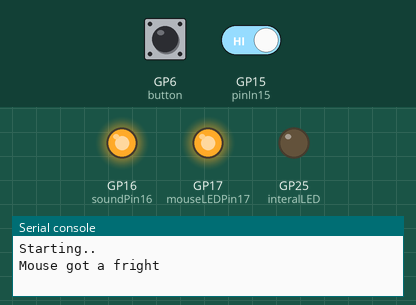
The program below on a simulated Raspberry Pi Pico running MicroPython. Parts: output pins drawn as LEDs (lit = HIGH), the last lines printed to the serial console. The test bench sets the inputs (shaded band); at power-on: GP15 (pinIn15) HIGH, GP6 (button) HIGH.

Above: at 1.7 s.
1.8 s: GP15 (pinIn15) driven LOW
At 2.5 s:
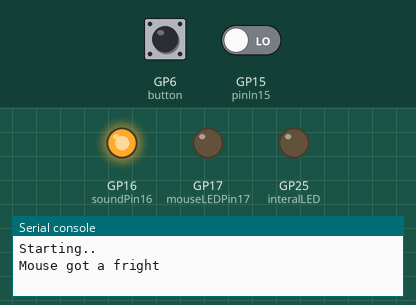
7.8 s: GP15 (pinIn15) driven HIGH
At 8.15 s:
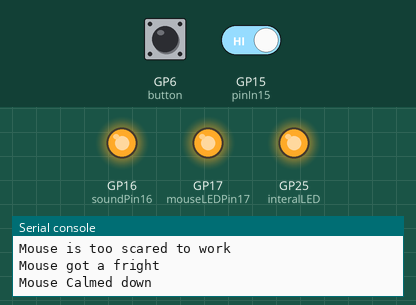
16.4 s: GP15 (pinIn15) driven LOW
At 17.5 s:
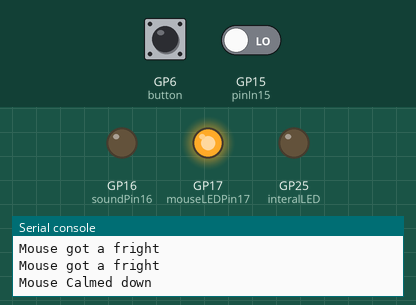
20.9 s: GP6 (button) pulled LOW for 3 s
At 21.6 s:
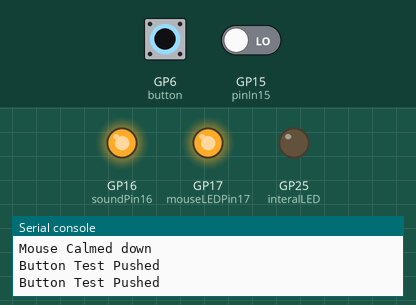
Timing chart, 0 to 25.4 s (numbered marks = the images above; inputs shaded):
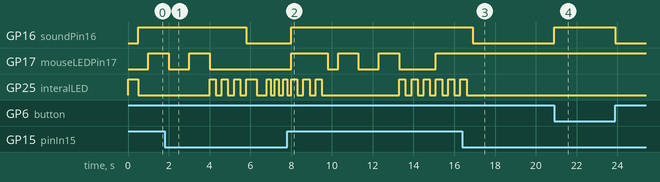

The program:

meepyMouseClassicPicoV2.py
```python
# An emotional mouse code
from machine import Pin
import time


frightened_mouse_state = False

# sets up internal LED, comment out whatever model pico you don't have

# internal led code for original pico
interalLED = Pin(25, Pin.OUT)

# internal led for pico WH
# interalLED = Pin("LED", machine.Pin.OUT)


# Setup of GPIO Pins
pinIn15 = Pin(15, Pin.IN,Pin.PULL_UP) # sensor pin
soundPin16 = Pin(16, Pin.OUT) # output pin for relay control of Sound Board
mouseLEDPin17 = Pin(17, Pin.OUT) # output pin led that controls mouse


# test button
button = Pin(6, Pin.IN, Pin.PULL_UP)

# initialize counter for later
i=0
c=0

print("Starting..")

interalLED.on()
time.sleep(0.5)
interalLED.off()

# Turn on mouse motion tracking LED (The one that's normally on the mouse)
mouseLEDPin17.on()

while True:

    # if we see an input signal on Pin15...
    if pinIn15.value():

        print("Mouse got a fright")
        soundPin16.on() # turns on output Pin16 to trigger relay-> soundboard

        # Checks if this a second noise, a calm down mousey command
        if frightened_mouse_state == True:
            frightened_mouse_state = False
            print("Mouse Calmed down")
            mouseLEDPin17.on()
        else:
            frightened_mouse_state = True

            # turn off/on the mouse for a bit to punish user for being too rough
            mouseLEDPin17.off()
            time.sleep(0.5)
            mouseLEDPin17.on()
            time.sleep(1)
            mouseLEDPin17.off()
            time.sleep(1)
            mouseLEDPin17.on()
            time.sleep(1)
            mouseLEDPin17.off()


        # flash the warning LED
        for x in range(3):
            interalLED.on()
            time.sleep(0.3)
            interalLED.off()
            time.sleep(0.3)


    elif button.value() == 0:
        print("Button Test Pushed")
        soundPin16.on()
        time.sleep(0.5)


    else:
        # interalLED.off()  (debugging)
        soundPin16.off() # turns off output Pin16 to stop playing sound

        # print "nothing yet" every 10 cycles to confirm program still running

        i=i+1
        #print(i)
        if i%1000000 == 1:
            print("Mouse is happy")


            # flash LED to show it's working if no PC connected
            interalLED.on()
            time.sleep(0.5)
            interalLED.off()
            time.sleep(0.5)

        if frightened_mouse_state == True:

            c=c+1
            if i%1000 == 1:
                print("Mouse is too scared to work")

                for x in range(3):
                    interalLED.on()
                    time.sleep(0.2)
                    interalLED.off()
                    time.sleep(0.2)


    #tick interval
    #time.sleep(0.01)


"""
Raspberry Pi Pico
https://www.raspberrypi.com/documentation/microcontrollers/images/pico-pinout.svg

WiFi Chip Facing You
   _______
 __[     ]__
[  [MICRO]  ]
[  [ USB ]  ]
[  [_____]  ]
[           ]
[ 0    VBUS ]            Fantastic GPIO Pins and where to find them
[ 1    VSYS ]
[ GND  GND  ]       <----   GND is 3rd pin down from top right near USB
[ 2    3V3  ] (EN)
[ 3    3v3  ] (OUT) <----   +3V is 5th pin down from top right near USB
[ 4    REF  ] (ADC_VREF)
[ 5    28   ] (ADC2) <----  Analogue Input is 7th pin down from top right near USB
[ GND  GND  ] (AGND)
[ 6    27   ] (ADC1)
[ 7    26   ] (ADC0)
[ 8    RUN  ]
[ 9    22   ]
[ GND  GND  ]
[ 10   21   ]
[ 11   20   ]
[ 12   19   ]
[ 13   18   ]
[ GND  GND  ] <----   GND is 3rd pin up on the right from the bottom of the Pico, either side.
[ 14   17   ] <----   GPIO17 is 2nd last pin down from top right near USB (IN THIS PROJECT: MOUSE MOTION RED LED)
[ 15   16   ] <----   GPIO16 is last pin down from top right near USB (IN THIS PROJECT: RELAY/SOUNDBOARD)
[   o o o   ]
 -----------


 FROM UNDERNEATH:

    _____
 __[_____]__
[           ]
[           ]
[           ]
[           ]
[ VBUS  0   ]

[ VSYS  1   ]
[ GND  GND  ]       <----   GND is 3rd pin down from top right near USB
[ 3V3   2   ]
[ 3v3   3   ]
[ RED   4   ]
[ 28    5   ] (ADC2) is GP28
[ GND  GND  ] (AGND)                  <----   Test Button GND
[ 27    6   ] (ADC1) is GP27          <----   GP6 is the Test Button
[ 26    7   ] (ADC0) is GP26
[ RUN   8   ]
[ 22    9   ]
[ GND  GND  ]
[ 21   10   ]
[ 20   11   ]
[ 19   12   ]
[ 18   13   ]
[ GND  GND  ] <----   GND is 3rd pin up on the right from the bottom of the Pico, either side.
[ 17   14   ] <----   GPIO17 (IN THIS PROJECT: MOUSE MOTION RED LED)
[ 16   15   ] <----   GPIO16 (IN THIS PROJECT: RELAY/SOUNDBOARD)
[   o o o   ]
 -----------


"""
```

Measured:
- after the input at 1.8 s, GP16 (soundPin16): HIGH → LOW after 4.0 s; GP17 (mouseLEDPin17): goes on until 4.0 s, then stays LOW
- after the input at 7.8 s, GP16 (soundPin16): LOW → HIGH after 0.20 s; GP17 (mouseLEDPin17): goes HIGH 1.8 s, LOW 0.50 s, HIGH 1.0 s, LOW 1.0 s, HIGH 1.0 s, LOW 1.8 s, then HIGH, starting after 0.20 s
- after the input at 16.4 s, GP16 (soundPin16): HIGH → LOW after 0.50 s; GP17 (mouseLEDPin17): stops changing and stays HIGH; GP25 (interalLED): goes on until 16.6 s, then stays LOW
- after the input at 20.9 s, GP16 (soundPin16): LOW → HIGH at once, → LOW 3.0 s later
